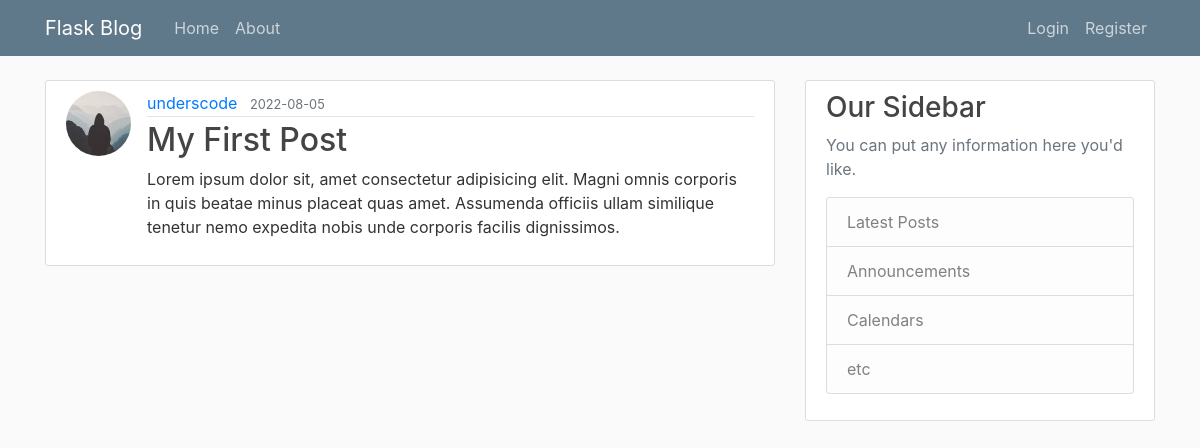
/post/1, run on an earlier commit of the app's database.
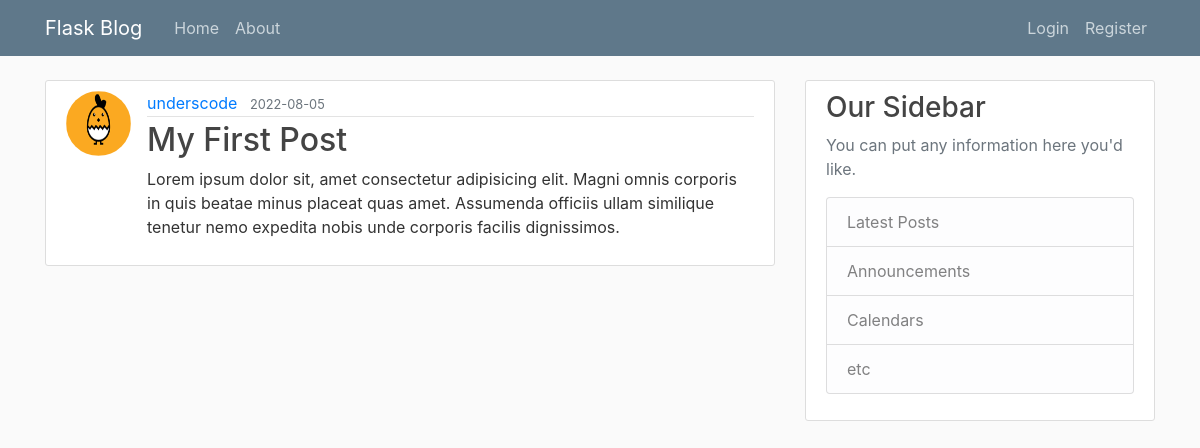
And on a later commit of the database.
### flaskblog/models.py (models this page shows, shortened)
class User(db.Model, UserMixin):
    id = db.Column(db.Integer, primary_key=True)
    username = db.Column(db.String(20), unique=True, nullable=False)
    email = db.Column(db.String(120), unique=True, nullable=False)
    image_file = db.Column(
        db.String(20), nullable=False, default='default.jpg')
    password = db.Column(db.String(60), nullable=False)
    posts = db.relationship('Post', backref='author', lazy=True)

### flaskblog/routes.py (the view)
@app.route('/post/<int:post_id>', methods=['GET', 'POST'])
def post(post_id):
    post = Post.query.get_or_404(post_id)
    return render_template('post.html', title=post.title, post=post)

### flaskblog/templates/post.html (shortened to what this page needs)
{% extends "base.html" %}
{% block content %}
<article class="media content-section">
    <img src="{{ url_for('static', filename='profile_pics/' + post.author.image_file) }}" alt="Picture"
        class="rounded-circle article-img">
    <div class="media-body">
        <div class="article-metadata">
            <a class="mr-2" href="#">{{ post.author.username }}</a>
            <small class="text-muted">{{ post.date_posted.strftime('%Y-%m-%d') }}</small>
        </div>
        <h2 class="article-title">{{ post.title }}</h2>
        <p class="article-content">{{ post.content }}</p>
    </div>
</article>
{% endblock %}

What changed in the data, as far as the page shows it:
changed User "underscode": image_file: a different picture
